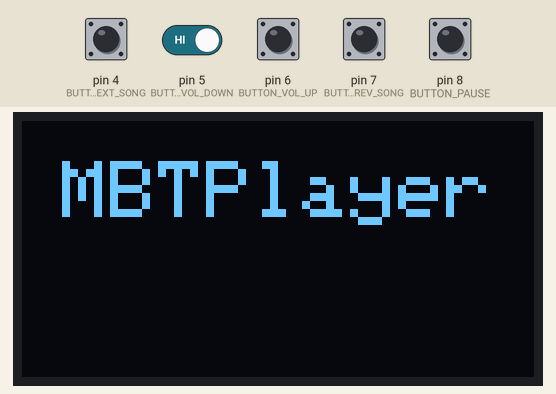
Simulated run of this sketch. Board: Arduino Mega 2560, built with avr-gcc and run on an emulated ATmega2560. Shown: 128×64 one-colour display. Inputs (shaded band) come from the test bench; at power-on: pin 4 (BUTTON_NEXT_SONG), pin 5 (BUTTON_VOL_DOWN), pin 6 (BUTTON_VOL_UP), pin 7 (BUTTON_PREV_SONG), pin 8 (BUTTON_PAUSE) HIGH.

Above: at 3.2 s.
3.3 s: pin 4 (BUTTON_NEXT_SONG) pulled LOW for 0.65 s
At 5.0 s:
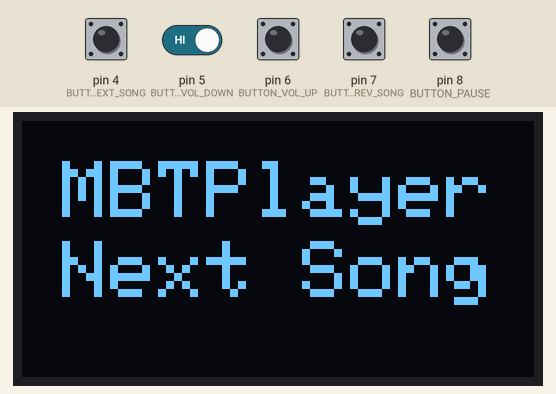
6.7 s: pin 7 (BUTTON_PREV_SONG) pulled LOW for 0.65 s
At 8.3 s:
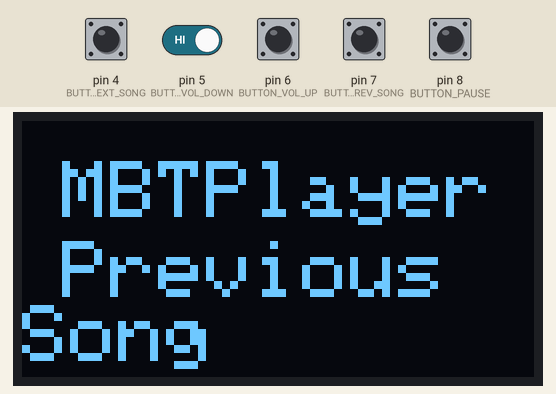
9.9 s: pin 8 (BUTTON_PAUSE) pulled LOW for 0.65 s
At 11.4 s:
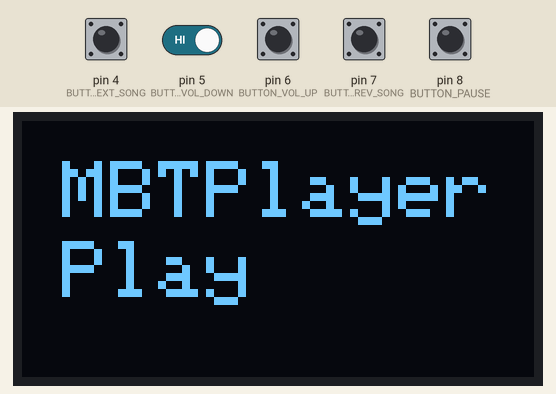
13.0 s: pin 8 (BUTTON_PAUSE) pulled LOW for 1 s
At 14.6 s:
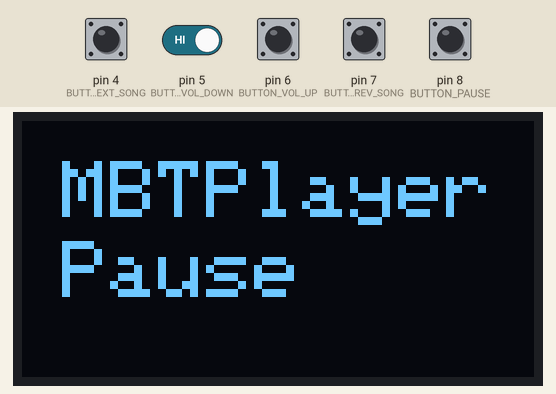
16.2 s: pin 4 (BUTTON_NEXT_SONG) pulled LOW for 1 s
At 17.8 s:
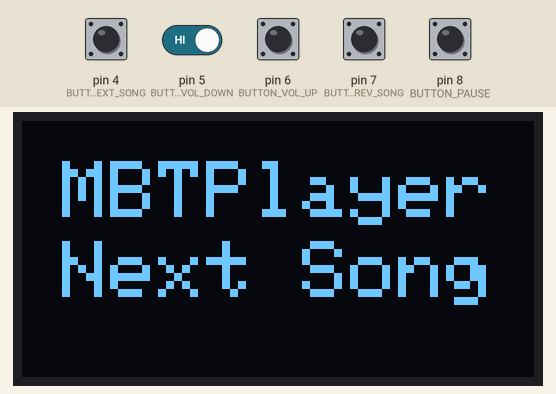
19.4 s: pin 4 (BUTTON_NEXT_SONG) driven LOW and pin 5 (BUTTON_VOL_DOWN) driven LOW
At 24.0 s:
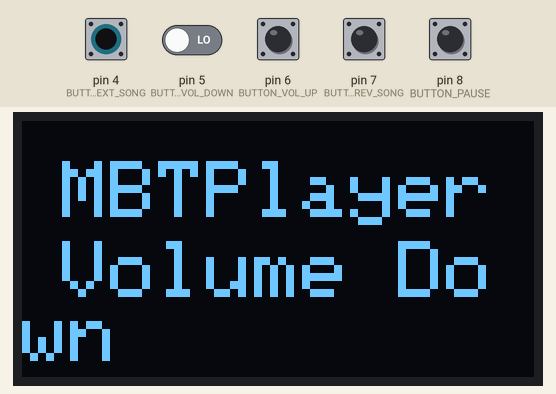
Timing chart, 0 to 25.5 s (numbered marks = the images above; inputs shaded):
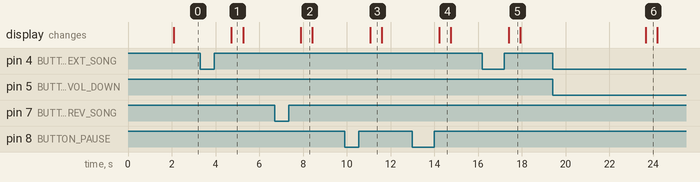

Measured:
- after the input at 3.3 s, the display: changes after 1.4 s (image 1)
- after the input at 6.7 s, the display: changes after 1.2 s (image 2)
- after the input at 9.9 s, the display: changes after 1.2 s (image 3)
- after the input at 13.0 s, the display: changes after 1.2 s (image 4)
- after the input at 16.2 s, the display: changes after 1.2 s (image 5)
- after the input at 19.4 s, the display: changes after 4.3 s (image 6)
- what the display in image 1 shows lasts 0.6 s, from 4.7 s to 5.3 s

The sketch:

VMKS_code.ino
```cpp
#include <Wire.h>
#include <Adafruit_SSD1306.h>
#include "SerialMP3Player.h"

#define SCREEN_WIDTH 128
#define SCREEN_HEIGHT 64

#define BUTTON_PAUSE 8      // Pin connected to "Pause/Resume" button
#define BUTTON_VOL_DOWN 5   // Pin connected to "Volume Down" button
#define BUTTON_VOL_UP 6     // Pin connected to "Volume Up" button
#define BUTTON_PREV_SONG 7  // Pin connected to "Previous Song" button
#define BUTTON_NEXT_SONG 4  // Pin connected to "Next Song" button

#define STATUS_STOPPED 0
#define STATUS_PLAYING 1
#define STATUS_PAUSED  2

#define OLED_RESET -1
Adafruit_SSD1306 display(SCREEN_WIDTH, SCREEN_HEIGHT, &Wire, OLED_RESET);

SerialMP3Player mp3(0, 1);

static int pauseToggle = 0;

void setup() {
  Serial.begin(9600);
  mp3.begin(9600);
  delay(500);
  mp3.sendCommand(CMD_SEL_DEV, 0, 2);
  delay(500);

  pinMode(BUTTON_PAUSE, INPUT_PULLUP);
  pinMode(BUTTON_VOL_DOWN, INPUT_PULLUP);
  pinMode(BUTTON_VOL_UP, INPUT_PULLUP);
  pinMode(BUTTON_PREV_SONG, INPUT_PULLUP);
  pinMode(BUTTON_NEXT_SONG, INPUT_PULLUP);

  if (!display.begin(SSD1306_SWITCHCAPVCC, 0x3C)) {
    Serial.println(F("Display allocation failed"));
    for (;;);
  }

  display.setTextSize(2);
  display.setTextColor(SSD1306_WHITE);
}

//String byte2hex(byte b)
//{
//  String shex;
//
//  //Serial.print("0x");
//  shex="0X";
//  //if (b < 16) Serial.print("0");
//
//  if (b < 16) shex+="0";
//  //Serial.print(b, HEX);
//  shex+=String(b,HEX);
//  //Serial.print(" ");
//  shex+=" ";
//  return shex;
//}

int count = 0;

void loop() {
//  count++;
//  if (mp3.available()) {
//    byte c;
//    do{
//      c = mp3.read();
//      Serial.println("Count:" + String(count) + " " + byte2hex(c));
//    }while(c!=0xEF);

////    if (mp3Data == 0x3D) {
////      mp3.playNext();
////    }
//  }
  if (mp3.available()){
    char c = mp3.read();
    if (c == 0x3D) {
        mp3.playNext();
      }
  }

  // Read button states
  bool pauseButtonState = digitalRead(BUTTON_PAUSE);
  bool volDownButtonState = digitalRead(BUTTON_VOL_DOWN);
  bool volUpButtonState = digitalRead(BUTTON_VOL_UP);
  bool prevSongButtonState = digitalRead(BUTTON_PREV_SONG);
  bool nextSongButtonState = digitalRead(BUTTON_NEXT_SONG);

  displayMessage("");

  // Handle button actions
  if (!pauseButtonState) {
    if (pauseToggle % 2 == 0) {
      mp3.play();
      displayMessage("Play");
      pauseToggle++;
    } else {
      mp3.pause();
      displayMessage("Pause");
      pauseToggle--;
    }
  }
  else if (!volDownButtonState) {
    mp3.volDown();
    mp3.volDown();
    mp3.volDown();
    mp3.volDown();
    displayMessage("Volume Down");
  }
  else if (!volUpButtonState) {
    mp3.volUp();
    mp3.volUp();
    mp3.volUp();
    mp3.volUp();
    displayMessage("Volume Up");
  }
  else if (!prevSongButtonState  ) {
    mp3.playPrevious();
    displayMessage("Previous Song");
  }
  else if (!nextSongButtonState) {
    mp3.playNext();
    displayMessage("Next Song");
  }


//  if (mp3.available()){
//    Serial.println(mp3.decodeMP3Answer()); // print decoded answers from mp3
//  }


  delay(500); // Debounce delay
}

void displayMessage(const char *message) {
  display.clearDisplay();
  display.setCursor(10, 10);
  display.println(F("MBTPlayer"));
  display.setCursor(10, 30);
  display.println(message);
  display.display();
}
```

SerialMP3Player.h
```cpp
// (licence header left out)
#ifndef SerialMP3Player_h
#define SerialMP3Player_h

#include <Arduino.h>
#include <SoftwareSerial.h>

#define CMD_NEXT             0X01 // Play next file
#define CMD_PREV             0X02 // Play previous file
#define CMD_PLAYN            0X03 // Play n file from (1-255)
#define CMD_VOL_UP           0X04 // Volumen up
#define CMD_VOL_DOWN         0X05 // Volumen down
#define CMD_SET_VOL          0X06 // Set Volume (0-30)
                          // 0x07 // Reserved.
#define CMD_PLAY_SLOOP       0X08 // Single loop play.

#define CMD_SEL_DEV          0X09 // Set device. 2 DEV_TF (SD Card)
#define CMD_SLEEP_MODE       0X0A
#define CMD_WAKE_UP          0X0B
#define CMD_RESET            0X0C

#define CMD_PLAY             0X0D // Play
#define CMD_PAUSE            0X0E // Pause

//#define CMD_PLAY_F_FILE      0X0F // only avaible for Flash not SD Card.

#define CMD_STOP_PLAY        0X16 // Stop
#define CMD_FOLDER_CYCLE     0X17 // Play all the files in the f folder

//#define CMD_PLAY_SHUFFLE   0x18 // Reserved

#define CMD_PLAY_W_VOL       0X22 // Play with a volumen

// Query Commands
#define CMD_PLAYING_N         0x4C // qPlaying();  // Ask for the file is playing
#define CMD_QUERY_STATUS      0x42 // qStatus();   // Ask for the status
#define CMD_QUERY_VOLUME      0x43 // qVol();      // Ask for the volumen. // Sometime board fails
#define CMD_QUERY_FLDR_TRACKS 0x4E // qFTracks();  // Ask for the number of tracks folders
#define CMD_QUERY_TOT_TRACKS  0x48 // qTTracks();  // Ask for the total of tracks
#define CMD_QUERY_FLDR_COUNT  0x4F // qTFolders(); // Ask for the number of folders


/************ Opitons **************************/

class SerialMP3Player{

   public:
     SerialMP3Player();
     SerialMP3Player(int RX, int TX);

     void sendCommand(byte command);
     void sendCommand(byte command, byte dat2);
     void sendCommand(byte command, byte dat1, byte dat2);

     void begin(int bps);
     int available();
     char read();
     String decodeMP3Answer();

     void playNext();             // Play next file
     void playPrevious();         // Play previous file
     void play();                 // Play
     void play(byte n);           // Play n file
     void play(byte n, byte vol); // Play n file with volume

     void volUp();            // Volumen Up
     void volDown();          // Volumen Down
     void setVol(byte v);     // Set Volumen (0-30)

     void playSL(byte n);         // Play Single loop  n file.
     void playSL(byte f, byte n); // Play Single loop play n file from f folder.

     void pause();                // Pause

     void playF(byte f);          // Play all files in the f folder

     void stop();                 // Stop playing

     // Query commands
     void qPlaying();   // Ask for the file is playing
     void qStatus();    // Ask for the status
     void qVol();       // Ask for the volumen
     void qFTracks();   // Ask for the number of tracks folders
     void qTTracks();   // Ask for the total of tracks
     void qTFolders();  // Ask for the number of folders

     void sleep();     // Send sleep command
     void wakeup();    // Send wake up command
     void reset();     // Send reset command

     void showDebug(bool on); // true to show debug messages
     String sanswer();


   private:
     int shex2int(char *s, int n);
     String sbyte2hex(byte b);
     bool _showDebugMessages;
     SoftwareSerial *Serial3;
     byte ansbuf[15] = {0}; // Buffer for the answers.

};


#endif
```
